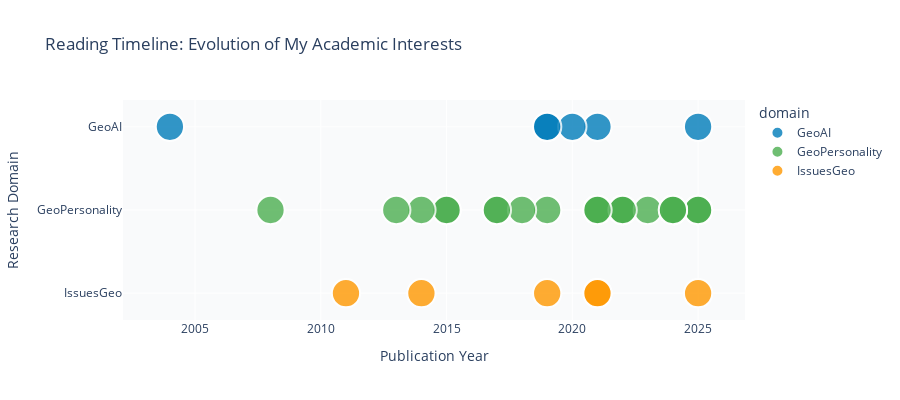

Notebook source saved alongside this figure:
### Code cell
# Create Reading Timeline and Domain Analysis
def create_timeline_analysis(df):
    """Create temporal analysis of reading patterns"""
    
    # Filter out papers without years
    df_temporal = df.dropna(subset=['year'])
    
    # Create timeline visualization
    fig_timeline = px.scatter(
        df_temporal, 
        x='year', 
        y='domain',
        color='domain',
        size=[20]*len(df_temporal),  # Constant size
        hover_data=['title', 'author', 'venue'],
        color_discrete_map={
            'GeoAI': '#007cba',
            'GeoPersonality': '#4CAF50', 
            'IssuesGeo': '#FF9800'
        },
        title="Reading Timeline: Evolution of My Academic Interests"
    )
    
    fig_timeline.update_traces(
        marker=dict(
            opacity=0.8,
            line=dict(width=2, color='white')
        )
    )
    
    fig_timeline.update_layout(
        height=400,
        xaxis_title="Publication Year",
        yaxis_title="Research Domain",
        plot_bgcolor='rgba(248,249,250,0.8)'
    )
    
    return fig_timeline

def create_domain_summary(df):
    """Create summary statistics for each domain"""
    
    summary_data = []
    for domain in df['domain'].unique():
        domain_papers = df[df['domain'] == domain]
        
        summary_data.append({
            'Domain': domain,
            'Paper Count': len(domain_papers),
            'Year Range': f"{domain_papers['year'].min():.0f} - {domain_papers['year'].max():.0f}" if domain_papers['year'].notna().any() else "Various",
            'Key Authors': ', '.join(domain_papers['author'].str.split(',').str[0].value_counts().head(3).index.tolist()),
            'Recent Papers': len(domain_papers[domain_papers['year'] >= 2020]) if domain_papers['year'].notna().any() else 0
        })
    
    return pd.DataFrame(summary_data)

# Create timeline visualization
print("📅 Creating reading timeline...")
fig_timeline = create_timeline_analysis(df_papers)
fig_timeline.show()

# Create domain summary
print("📊 Creating domain analysis...")
domain_summary = create_domain_summary(df_papers)
print("\n🔍 Reading Summary by Domain:")
display(domain_summary)

### Figure 1 — Plotly figure (JSON) as saved in the notebook; plotly's stock layout.template omitted (floating-point values rounded to 4 significant figures)
{"data": [{"customdata": [["Brown, C. F., Kazmierski, M. R., Pasquarella, V. J., Rucklidge, W. J., Samsikova, M., Zhang, C., She...", "Brown, C.", "AlphaEarth Foundations: An embedding field model for accurate and efficient global mapping from sparse label data"], ["G", "Goodchild, M.", "Spatially Integrated Social Science"], ["(2021)", "Goodchild, M.", "Proceedings of the National Academy of Sciences"], ["(2019)", "Hu, Y.", "SIGSPATIAL Special"], ["(2020)", "Janowicz, K.", "International Journal of Geographical Information Science"], ["(2019)", "Jean, N.", "Proceedings of the AAAI Conference on Artificial Intelligence"]], "hovertemplate": "domain=%{y}<br>year=%{x}<br>size=%{marker.size}<br>title=%{customdata[0]}<br>author=%{customdata[1]}<br>venue=%{customdata[2]}<extra></extra>", "legendgroup": "GeoAI", "marker": {"color": "#007cba", "line": {"color": "white", "width": 2}, "opacity": 0.8, "size": [20, 20, 20, 20, 20, 20], "sizemode": "area", "sizeref": 0.05, "symbol": "circle"}, "mode": "markers", "name": "GeoAI", "orientation": "h", "showlegend": true, "type": "scatter", "x": [2025.0, 2004.0, 2021.0, 2019.0, 2020.0, 2019.0], "xaxis": "x", "y": ["GeoAI", "GeoAI", "GeoAI", "GeoAI", "GeoAI", "GeoAI"], "yaxis": "y"}, {"customdata": [["(2021)", "Biljecki, F.", "Landscape and Urban Planning"], ["J", "Ebert, T.", "Perspectives on Psychological Science"], ["J", "Götz, F.", "American Psychologist"], ["J", "Götz, F.", "Perspectives on Psychological Science"], ["J", "Götz, F.", "Nature Human Behaviour"], ["E", "Götz, F.", "Nature Human Behaviour"], ["(2025)", "Ito, K.", "Computers, Environment and Urban Systems"], ["C", "Jiang, S.", "Computers, Environment and Urban Systems"], ["J", "Jokela, M.", "Proceedings of the National Academy of Sciences"], ["(2025)", "Liu, L.", "Computers, Environment and Urban Systems"], ["(2019)", "Liu, X.", "Computers, Environment and Urban Systems"], ["D", "Mewes, L.", "Economic Geography"], ["M", "Militaru, I.", "Journal of Personality"], ["D", "Obschonka, M.", "European Journal of Personality"], ["D", "Obschonka, M.", "Journal of Personality and Social Psychology"], ["(2014)", "Pei, T.", "International Journal of Geographical Information Science"], ["C", "Peters, H.", "Journal of Personality and Social Psychology"], ["D", "Rentfrow, P.", "Handbook of personality: Theory and research, 4th ed"], ["(2013)", "Rentfrow, P.", "Journal of Personality and Social Psychology"], ["(2008)", "Rentfrow, P.", "Perspectives on Psychological Science: A Journal of the Association for Psychological Science"], ["4114397)", "Stuetzer, M.", "A Golden Opportunity: The Gold Rush, Entrepreneurship and Culture"], ["(2024)", "Tolan, J.", "Remote Sensing of Environment"], ["(2017)", "Wei, W.", "Nature Human Behaviour"], ["(2024)", "Xu, W.", "Scientific Data"], ["(2021)", "Zhang, F.", "Landscape and Urban Planning"]], "hovertemplate": "domain=%{y}<br>year=%{x}<br>size=%{marker.size}<br>title=%{customdata[0]}<br>author=%{customdata[1]}<br>venue=%{customdata[2]}<extra></extra>", "legendgroup": "GeoPersonality", "marker": {"color": "#4CAF50", "line": {"color": "white", "width": 2}, "opacity": 0.8, "size": [20, 20, 20, 20, 20, 20, 20, 20, 20, 20, 20, 20, 20, 20, 20, 20, 20, 20, 20, 20, 20, 20, 20, 20, 20], "sizemode": "area", "sizeref": 0.05, "symbol": "circle"}, "mode": "markers", "name": "GeoPersonality", "orientation": "h", "showlegend": true, "type": "scatter", "x": [2021.0, 2022.0, 2021.0, 2022.0, 2024.0, 2025.0, 2025.0, 2015.0, 2015.0, 2025.0, 2019.0, 2022.0, 2024.0, 2017.0, 2018.0, 2014.0, 2023.0, 2021.0, 2013.0, 2008.0, 2022.0, 2024.0, 2017.0, 2024.0, 2021.0], "xaxis": "x", "y": ["GeoPersonality", "GeoPersonality", "GeoPersonality", "GeoPersonality", "GeoPersonality", "GeoPersonality", "GeoPersonality", "GeoPersonality", "GeoPersonality", "GeoPersonality", "GeoPersonality", "GeoPersonality", "GeoPersonality", "GeoPersonality", "GeoPersonality", "GeoPersonality", "GeoPersonality", "GeoPersonality", "GeoPersonality", "GeoPersonality", "GeoPersonality", "GeoPersonality", "GeoPersonality", "GeoPersonality", "GeoPersonality"], "yaxis": "y"}, {"customdata": [["(2021)", "Cox, K.", "Belgeo. Revue Belge de Géographie"], ["L", "Fluri, J.", "Progress in Human Geography"], ["F", "Goodchild, M.", "Geomorphology"], ["(2014)", "Kobayashi, A.", "Annals of the Association of American Geographers"], ["(2025)", "Lin, Y.", "GeoAI and Human Geography: The Dawn of a New Spatial Intelligence Era"], ["(2019)", "Mansfield, B.", "Human Geography"]], "hovertemplate": "domain=%{y}<br>year=%{x}<br>size=%{marker.size}<br>title=%{customdata[0]}<br>author=%{customdata[1]}<br>venue=%{customdata[2]}<extra></extra>", "legendgroup": "IssuesGeo", "marker": {"color": "#FF9800", "line": {"color": "white", "width": 2}, "opacity": 0.8, "size": [20, 20, 20, 20, 20, 20], "sizemode": "area", "sizeref": 0.05, "symbol": "circle"}, "mode": "markers", "name": "IssuesGeo", "orientation": "h", "showlegend": true, "type": "scatter", "x": [2021.0, 2021.0, 2011.0, 2014.0, 2025.0, 2019.0], "xaxis": "x", "y": ["IssuesGeo", "IssuesGeo", "IssuesGeo", "IssuesGeo", "IssuesGeo", "IssuesGeo"], "yaxis": "y"}], "layout": {"height": 400, "legend": {"itemsizing": "constant", "title": {"text": "domain"}, "tracegroupgap": 0}, "plot_bgcolor": "rgba(248,249,250,0.8)", "title": {"text": "Reading Timeline: Evolution of My Academic Interests"}, "xaxis": {"anchor": "y", "domain": [0, 1], "title": {"text": "Publication Year"}}, "yaxis": {"anchor": "x", "categoryarray": ["IssuesGeo", "GeoPersonality", "GeoAI"], "categoryorder": "array", "domain": [0, 1], "title": {"text": "Research Domain"}}}}
